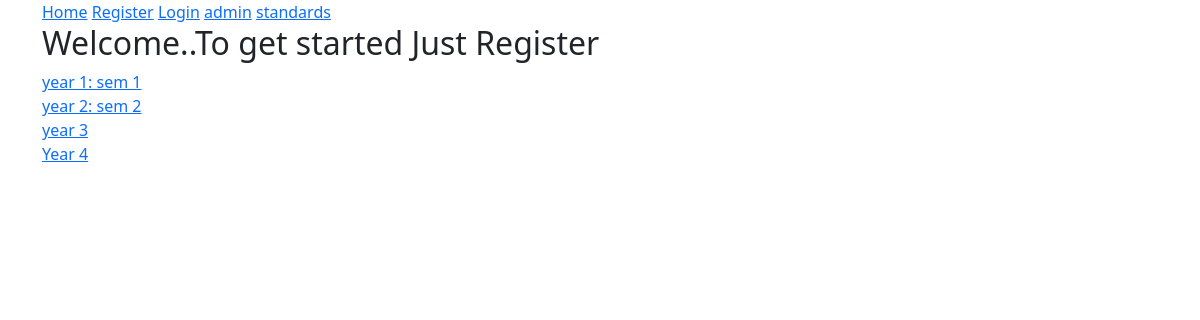
The app's page /curriculum/ with its own data.
### curriculum/models.py (models this page shows, shortened)
class Standard(models.Model):
    name = models.CharField(max_length=100, unique=True)
    slug = models.SlugField(null=True, blank=True)
    description = models.TextField(max_length=500,blank=True)

### curriculum/views.py (the view)
# urls.py: path('', views.StandardListView.as_view(), name='standard_list'),
class StandardListView(ListView):
    context_object_name = 'standards'
    model = Standard
    template_name = 'curriculum/standard_list_view.html'

### curriculum/templates/curriculum/standard_list_view.html
{% extends 'base.html' %}
{% block content %}
{% for standard in standards %}
<a href="{% url 'curriculum:subject_list' slug=standard.slug %}">{{standard.name}}</a><br>
{% endfor %}
{% endblock %}

### records on screen
Standard: name "year 1: sem 1"
Standard: name "year 2: sem 2"
Standard: name "year 3"
Standard: name "Year 4"
